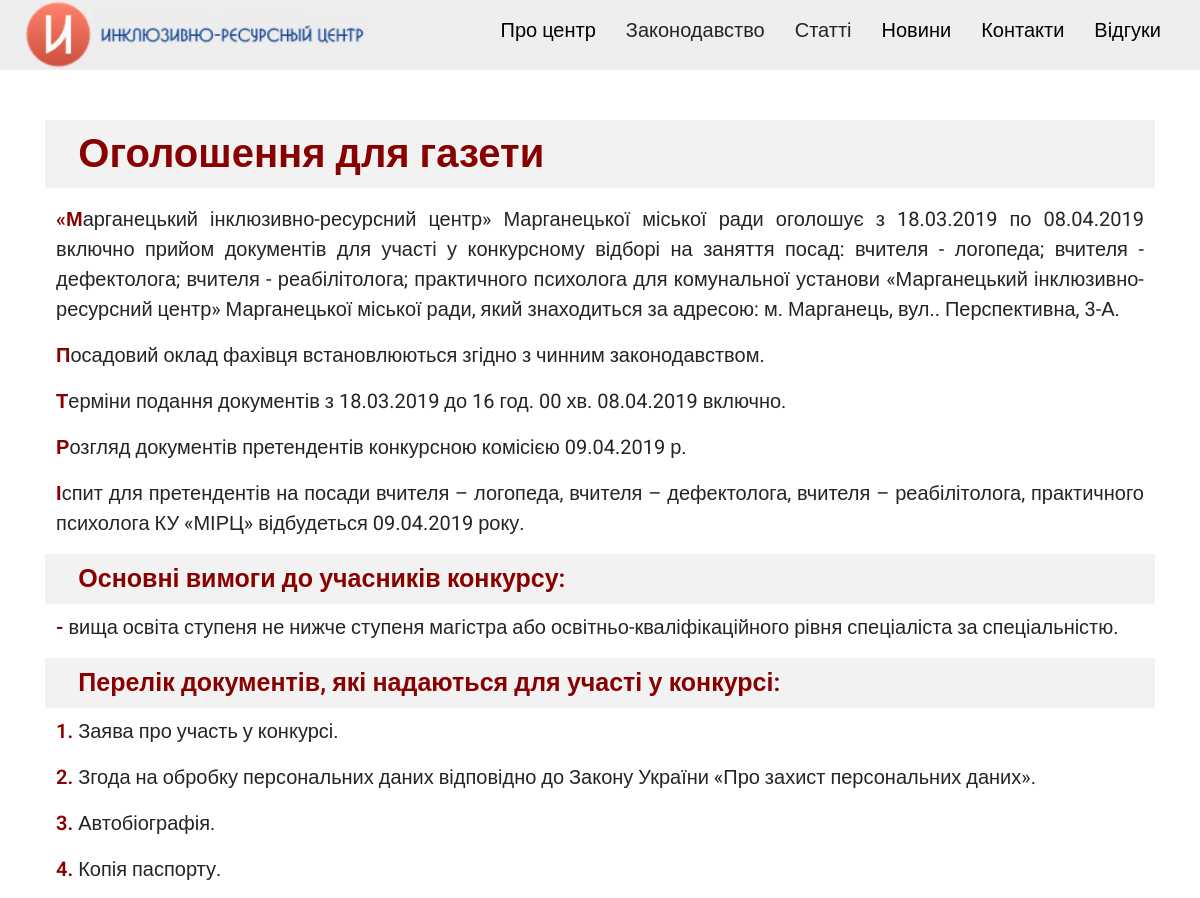
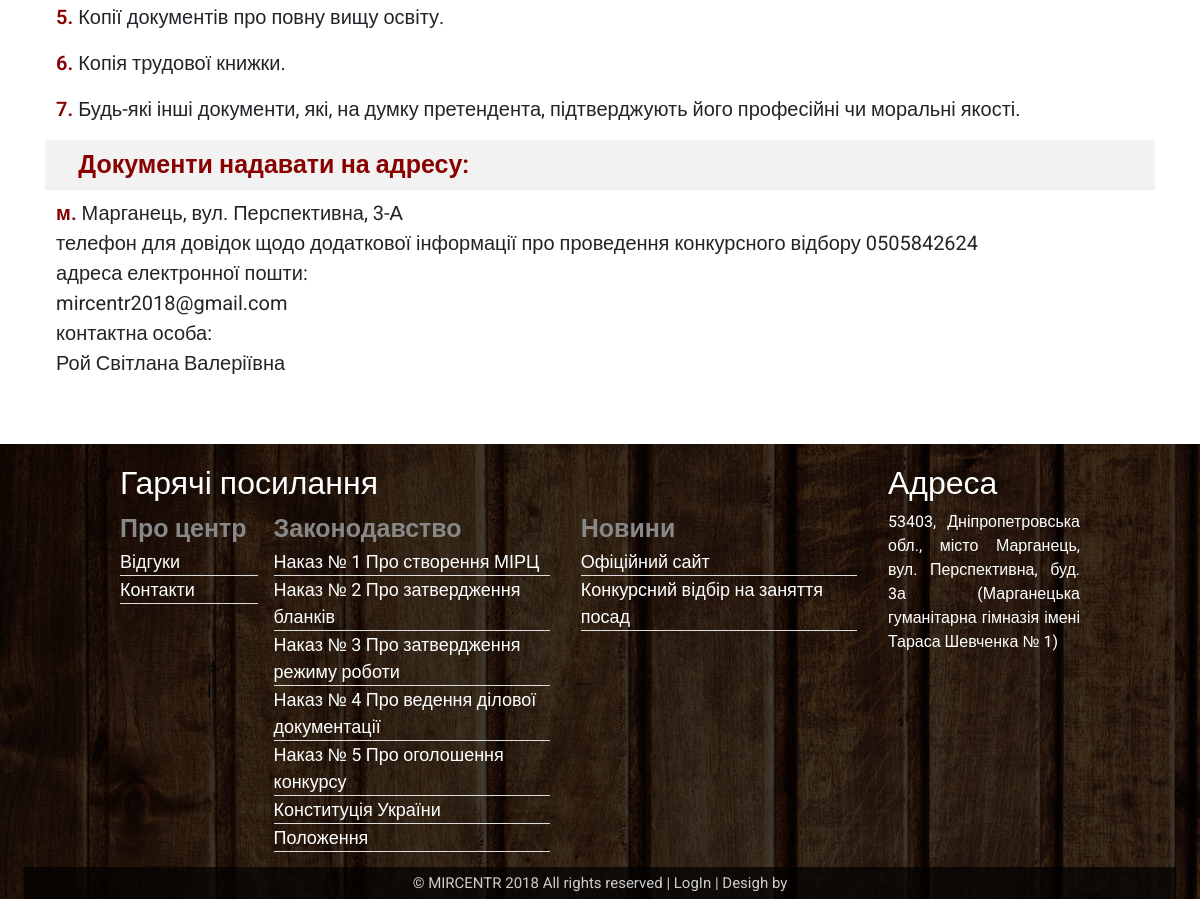
Screenshot of /article/show/4 with the database file from the repository (2 pictures, top to bottom).
### tables this page shows
CREATE TABLE `articles` (
  `id` int(11) NOT NULL,
  `type` varchar(20) NOT NULL,
  `title` varchar(250) NOT NULL DEFAULT '',
  `content` text NOT NULL,
  `categorie` int(11) NOT NULL DEFAULT '0'
);

CREATE TABLE `documents` (
  `id` int(11) NOT NULL,
  `title` varchar(250) NOT NULL DEFAULT '',
  `content` text NOT NULL
);

CREATE TABLE `news` (
  `id` int(11) NOT NULL,
  `title` varchar(250) NOT NULL DEFAULT '',
  `content` text NOT NULL,
  `date` varchar(10) NOT NULL DEFAULT ''
);

### engine/main/load.php (called while the page is built, shortened)
<?php
class Load {
	public function view($name, $vars = array()){
		$file = APPLICATION_DIR . 'views/' . $name . '.php';
		if(is_readable($file)){
			extract($vars);
	  		include($file);
	  		$content = ob_get_contents();
	  		return $content;
		}
		exit('Ошибка: Не удалось загрузить шаблон ' . $name . '!');
	}
}
?>

### application/controllers/common/header.php (called while the page is built, shortened)
<?php
class headerController extends Controller {
	public function index() {
        $this->load->model('articles');
        $this->data['articles'] = $this->articlesModel->getArticles(array('type' => 'article'));
        $this->load->model('documents');
        $this->data['documents'] = $this->documentsModel->getDocuments();
        $this->data['title'] = $this->config->title;
        $this->data['description'] = $this->config->description;
        $this->data['keywords'] = $this->config->keywords;
		$this->data['activesection'] = $this->document->getActiveSection();
		$this->data['activeitem'] = $this->document->getActiveItem();
        $this->data['css'] = $this->config->css;
        $this->data['ismain'] = $this->config->main;
		return $this->load->view('common/header', $this->data);
	}
}
?>

### engine/main/action.php (called while the page is built, shortened)
<?php
class Action {
	private $registry;
	private $folder;
	private $controller;
	private $method;
	private $args;
	public function __construct($registry){
		$this->registry = $registry;
	}
	public function make($action) {
		$this->folder = null;
		$this->controller = null;
		$this->method = null;
		$this->args = null;
		$action = preg_replace("/[^\w\d\s\/]/", '', $action);
		$parts = explode('/', $action);
		$parts = array_filter($parts);
		foreach($parts as $item) {
			$fullpath = APPLICATION_DIR . 'controllers' . $this->folder . '/' . $item;
			if(is_dir($fullpath)) {
				$this->folder .= '/' . $item;
				array_shift($parts);
				continue;
			}
			elseif(is_file($fullpath . '.php')) {
				$this->controller = $item;
				array_shift($parts);
				break;
			} else break;
		}
		if(empty($this->controller)) {
			$this->controller = 'index';
		}
		if($c = array_shift($parts)) {
			$this->method = $c;
		} else {
			$this->method = 'index';
		}
		if(isset($parts[0])) {
			$this->args = $parts;
		}
	}
	public function go($commonEnable = false) {
		$controllerFile = APPLICATION_DIR . 'controllers/' . $this->folder . '/' . $this->controller . '.php';
		if($this->folder != "common" || $commonEnable == true) {
			if(is_readable($controllerFile)) {
				$controller = new $controllerClass($this->registry);
				if(is_callable(array($controller, $this->method))) {
					$this->method = $this->method;
				} else {
					$this->method = 'index';
				}
				if(empty($this->args)) {
					return call_user_func(array($controller, $this->method));
				} else {
					return call_user_func_array(array($controller, $this->method), $this->args);
				}
			}
		}
		exit('Ошибка: Не удалось загрузить контроллер ' . $this->controller . '!');
	}
}
?>

### engine/main/controller.php (called while the page is built, shortened)
<?php
abstract class Controller {
	public function getChild($child = array()) {
		foreach($child as $item) {
			$this->action->make($item);
            $this->data[basename($item)] = $this->action->go(true);
		}
	}
}
?>

### application/controllers/article/index.php (called while the page is built, shortened)
<?php
class indexController extends Controller {
    public function show($id = false) {
        $this->load->model('articles');
        $article = $this->articlesModel->getArticles(array('id' => $id, 'type' => 'article'))[0];
        $this->data['article'] = $article;
        $this->data['article']['content'] = htmlspecialchars_decode($this->data['article']['content']);
		$this->getChild(array('common/header', 'common/footer'));
		return $this->load->view('article/index', $this->data);
    }
}
?>

### index.php (called while the page is built, shortened)
<?php
require_once(ENGINE_DIR . 'main/controller.php');
require_once(ENGINE_DIR . 'main/response.php');
require_once(ENGINE_DIR . 'main/load.php');
require_once(ENGINE_DIR . 'main/action.php');
$registry = new Registry();
$config = new Config();
$registry->config = $config;
$request = new Request();
$registry->request = $request;
$session = new Session();
$registry->session = $session;
$response = new Response();
$registry->response = $response;
$document = new Document();
$registry->document = $document;
$db = new DB($config->db_type, $config->db_hostname, $config->db_port, $config->db_username, $config->db_password, $config->db_database);
$registry->db = $db;
$load = new Load($registry);
$registry->load = $load;
$action = new Action($registry);
if(isset($request->get['action'])) {
	$action->make($request->get['action']);
} else {
	$action->make('main/index');
}
$response->output($action->go());
?>

### application/controllers/common/footer.php (called while the page is built)
<?php
class footerController extends Controller {
	public function index() {
        $this->load->model('documents');
        $this->data['documents'] = $this->documentsModel->getDocuments();
        $this->load->model('news');
        $this->data['news'] = $this->newsModel->getNews();
        $this->load->model('contacts');
        $this->data['map'] = $this->contactsModel->getContacts(array('type' => 'map'))[0]['contact'];
        $this->data['js'] = $this->config->js;
		return $this->load->view('common/footer', $this->data);
	}
}
?>

### engine/database/pdo.php (called while the page is built, shortened)
<?php
final class pdoDriver {
	private $pdo = null;
	public function __construct($hostname, $port, $username, $password, $database) {
        try{
            $dsn = "mysql:host={$hostname};port={$port};dbname={$database};charset=utf8";
            $this->pdo = new PDO($dsn, $username, $password);
            $this->pdo->setAttribute(PDO::ATTR_ERRMODE, PDO::ERRMODE_EXCEPTION);
            $this->pdo->query("SET NAMES 'utf8'");
            $this->pdo->query("SET CHARACTER SET utf8");
            $this->pdo->query("SET CHARACTER_SET_CONNECTION=utf8");
            $this->pdo->query("SET SQL_MODE = ''");
        }
        catch(PDOException $e){
            echo $e->getMessage();
        }
  	}
  	public function query($sql) {
        try{
            $rezult = $this->pdo->query($sql);
            $rezult->setFetchMode(PDO::FETCH_ASSOC);
            $rezultList = array();
        } catch(Exception $e) { echo "ERROR: ".$sql; }
        $i = 0;
        try{
            while($row = $rezult->fetch()){
                $rezultList[$i++] = $row;
            }
            return $rezultList;
        } catch(Exception $e) { }
  	}
}
?>

### engine/main/db.php (called while the page is built, shortened)
<?php
class DB {
	private $driver;
	public function __construct($driver, $hostname, $port, $username, $password, $database) {
		$this->driver = new $class($hostname, $port, $username, $password, $database);
	}
  	public function query($sql) {
		return $this->driver->query($sql);
  	}
}
?>

### application/models/documents.php (called while the page is built, shortened)
<?php
class documentsModel extends Model {
	public function getDocuments($data = array(), $sort = array(), $options = array()) {
		$sql = "SELECT * FROM `documents`";
		$query = $this->db->query($sql);
		return $query;
	}
}
?>

### application/models/news.php (called while the page is built, shortened)
<?php
class newsModel extends Model {
	public function getNews($data = array(), $sort = array(), $options = array()) {
		$sql = "SELECT * FROM `news`";
		$query = $this->db->query($sql);
		return $query;
	}
}
?>

### application/models/articles.php (called while the page is built, shortened)
<?php
class articlesModel extends Model {
	public function getArticles($data = array(), $sort = array(), $options = array()) {
		$sql = "SELECT * FROM `articles`";
		if(!empty($data)) {
			$count = count($data);
			$sql .= " WHERE";
			foreach($data as $key => $value) {
				$sql .= " $key = '" . $value . "'";
				$count--;
				if($count > 0) $sql .= " AND";
			}
		}
		$query = $this->db->query($sql);
		return $query;
	}
}
?>

### application/views/article/index.php (the view)
<?php echo $header ?>
            <div class="article">
                <h1><?php echo $article['title']; ?></h1>
                <p><?php echo $article['content']; ?></p>
            </div>
<?php echo $footer ?>

### application/views/common/header.php (shortened to what this page needs)
<!DOCTYPE html>
<html>
<head>
	<link href="/application/public/css/bootstrap_4.1.1.min.css" rel="stylesheet">
    <link href="/application/public/css/all.css" rel="stylesheet">
</head>
<body>
    <header>
        <nav>
            <a class="logo" href="/"><img src="/application/public/img/logo.png" alt="logo"></a>
            <ul>
                <li><a href="/comments">Відгуки</a></li>
                <li><a href="/contacts">Контакти</a></li>
                <li><a href="/news">Новини</a></li>
                <li><a class="sub-menu-article">Статті</a></li>
                <li><a class="sub-menu-document">Законодавство</a></li>
                <li><a href="/">Про центр</a></li>
            </ul>
        </nav>
    </header>
    <div class="container">
        <content>

### application/views/common/footer.php (shortened to what this page needs)
        </content>
    </div>
    <footer>
        <div class="links">
            <h2>Гарячі посилання</h2>
            <ul style="width:20%;">
                <li><a href="/">Про центр</a></li>
                <li><a href="comments">Відгуки</a></li>
                <li><a href="contacts">Контакти</a></li>
            </ul>
            <ul>
                <li><a>Законодавство</a></li>
                <?php foreach($documents as $document): ?>
                <li><a href="document/show/<?php echo $document['id']; ?>"><?php echo $document['title']; ?></a></li>
                <?php endforeach; ?>
            </ul>
            <ul>
                <li><a href="news">Новини</a></li>
                <?php foreach($news as $new): ?>
                <li><a href="news#<?php echo $new['id']; ?>"><?php echo $new['title']; ?></a></li>
                <?php endforeach; ?>
            </ul>
        </div>
        <div class="contact">
            <h2>Адреса</h2>
            <p><?php echo $map; ?></p>
        </div>
        <div class="copyright">© MIRCENTR 2018 All rights reserved | <a href="admin">LogIn</a> | <a href="/">Desigh by</a></div>
    </footer>
</body>
</html>

### engine/main/response.php (shortened to what this page needs)
<?php
class Response {
	public function output($content) {
		if ($content) {
			echo $content;
		}
	}
}
?>

### application/public/css/all.css (style rules this page uses)
* { font-family: 'Roboto', sans-serif; }
body { overflow-x: hidden; }
header, footer, content { float: left; width: 100%; }
header, footer { min-height: 50px; }
content { min-height: 70vh; }
nav { margin: 0px; padding: 0px 2%; background-color: #eee; }
nav ul { margin: 0px; padding: 0px; }
nav ul li { margin: 0px; padding: 0px; list-style: none; float: right; height: 70px; }
nav ul li a { display: block; color: #000; height: inherit; font-size: 20px; padding: 15px 15px; transition: all .4s; }
a.logo { float: left; }
a.logo img { height: 70px; }
content { padding: 50px 0px; }
content .article p { font-size: 20px; text-align: justify; padding: 0px 1%; }
content .article p::first-letter { color: #800; font-weight: 600; }
content .article h1, content .article h2, content .article h3 { color: #800; padding: 10px 3%; width: 100%; background-color: #f2f2f2; font-weight: 600; }
content .article h1 { font-size: 40px; }
content .article h3 { font-size: 25px; }
footer { background-image: url(/application/public/img/background.png); background-repeat: no-repeat; background-size: cover; color: #fff; padding: 20px 10% 0px 10%; }
footer .links, footer .contact { float: left; height: inherit; }
footer .links { width: 80%; }
footer .contact { width: 20%; text-align: justify; }
footer .links ul { width: 40%; margin: 0px; padding: 0px; float: left; }
footer .links a { display: block; }
footer .links ul li { list-style: none; width: 90%; }
footer .links ul li a { color: #fff; font-size: 18px; border-bottom: 1px solid #ddd; transition: all .2s; }
footer .links ul li:first-child a { border-bottom: none; font-size: 25px; padding: 0px; font-weight: 600; color: #888; transition: all .2s; }
.copyright { width: 120%; background-color: rgba(0, 0, 0, 0.7); color: #ccc; text-align: center; padding: 5px; font-size: 15px; margin-top: 15px; margin-left: -10%; }
.copyright a { color: #ccc; }

### rows the page displays
articles: title "Оголошення для газети", content "«Марганецький інклюзивно-ресурсний центр» Марганецької міської ради оголошує з 18.03.2019 по 08.04.2019 включно прийом документів для участі у конкурсному відборі на заняття посад: вчителя - логопеда; вчителя - дефектолога; вчителя - реабілітолога; практичного психолога для комунальної установи «Марганецький інклюзивно-ресурсний центр» Марганецької міської ради, який знаходиться за адресою: м. Марганець, вул.. Перспективна, 3-А. Посадовий оклад фахівця встановлюються згідно з чинним законодавством. Терміни подання документів з 18.03.2019 до 16 год. 00 хв. 08.04.2019 включно. Розгляд документів претендентів конкурсною комісією 09.04.2019 р. Іспит для претендентів на посади вчителя –…"
documents: title "Наказ № 1 Про створення МІРЦ"
documents: title "Наказ № 2 Про затвердження бланків"
documents: title "Наказ № 3 Про затвердження режиму роботи"
documents: title "Наказ № 4 Про ведення ділової документації"
documents: title "Наказ № 5 Про оголошення конкурсу"
documents: title "Конституція України"
documents: title "Положення"
news: title "Офіційний сайт"
news: title "Конкурсний відбір на заняття посад"

### other values shown
$map "53403, Дніпропетровська обл., місто Марганець, вул. Перспективна, буд. 3а (Марганецька гуманітарна гімназія імені Тараса Шевченка № 1)"
